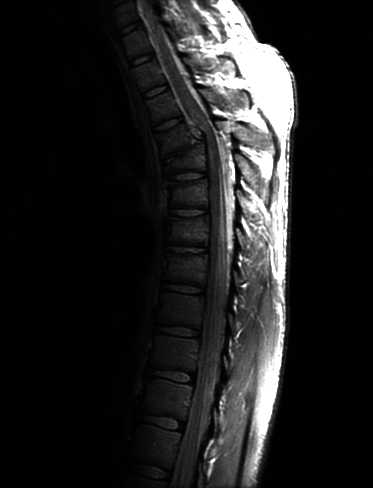
#> input picture imgs/mri_spine.jpg, 373 x 488 px, found by its file name
$ jupyter execute --allow-errors solutionQ1.ipynb
#> lines starting #> are read from the running program, lines starting #| are printed output that depends on the picture; after the words box and inside, x2 and y2 are one past the last pixel; in counts of white or black regions, pixels touching at a corner belong together
<style>
    h1 {
        font-family: "Times New Roman", Times, serif; /* Use a serif font for headings */
        font-size: 24px; /* Increase font size for headings */
        font-weight: bold; /* Make headings bold */
    }

    h3 {
        font-family: "Times New Roman", Times, serif; /* Use a serif font for subheadings */
        font-size: 20px; /* Increase font size for subheadings */
        font-weight: bold; /* Make subheadings bold */
    }

    p {
        font-family: "Times New Roman", Times, serif; /* Use a serif font for paragraph text */
        font-size: 16px; /* Set a standard font size */
        line-height: 1.6; /* Increase line height for better readability */
    }
</style>

<h1>Home Work-1 Computing</h1>

<h3>Function Definitions</h3>

<p>First, we will perform the required imports.</p>

[cell 1]
import skimage
from skimage import io,exposure
import numpy as np
import matplotlib.pyplot as plt

<!DOCTYPE html>
<html lang="en">
<head>
<meta charset="UTF-8">
<meta name="viewport" content="width=device-width, initial-scale=1.0">
<title>Mathematical Equations</title>
<style>
    h1, h3, p, .math {
        font-family: "Times New Roman", Times, serif; /* Use a serif font for text and math */
        font-size: 16px; /* Set a standard font size */
        line-height: 1.6; /* Increase line height for better readability */
    }

    h1 {
        font-size: 24px; /* Increase font size for headings */
        font-weight: bold; /* Make headings bold */
    }

    h3 {
        font-size: 20px; /* Increase font size for subheadings */
        font-weight: bold; /* Make subheadings bold */
    }

    .math {
        font-style: italic; /* Make math italic */
    }
</style>
</head>
<body>

<h1>Home Work-1 Computing</h1>

<h3>Function Definitions</h3>

<p>Power law transformation is represented by the equation:</p>

<math class="math" xmlns="http://www.w3.org/1998/Math/MathML">
    <mi>S</mi>
    <mo>(</mo>
    <mi>r</mi>
    <mo>)</mo>
    <mo>=</mo>
    <mi>C</mi>
    <mo>&#8290;</mo>
    <msup>
        <mi>r</mi>
        <mi>Y</mi>
    </msup>
</math>

</body>
</html>

[cell 2]
def PowerLawTransformation(r, Y = 1 ,C = 1, strech_in_range = False, T = 0):
    # Power law transformation function
    # r image before PowerLawTransformation
    # Y,C constants
    # return s image after PowerLawTransformation
    indices1 = np.where( r >= T)
    indices2 = np.where( r < T )
    none_zero_one_img = False
    if r.max() > 1 :
        none_zero_one_img = True
        r = r/255 # if the dynamic domain i between 0 and and 255, normalize the pixels to the range 0 to 1

    if not strech_in_range :
      s = C * np.power(r, Y)
    else:
      s = np.zeros(r.shape)

      s[indices2]= r[indices2]
      s[indices1]= C * np.power(r[indices1], Y)

    if none_zero_one_img :
        s = np.round(s * 256)
    return s

<style>
    h2 {
        font-family: "Times New Roman", Times, serif; /* Use a serif font for headings */
        font-size: 20px; /* Set a standard font size */
        font-weight: bold; /* Make headings bold */
    }
</style>

<h2>Question 1 Part A</h2>

[cell 3]
r = np.array([0.04, 0.1, 0.2, 0.4, 0.67, 1, 1.5, 2.5, 5, 10, 25 ])
C = 1
Y = 1
histogram, bins = exposure.histogram(r)
plt.subplot(1, 2, 1)
plt.title(f"PowerLawTransformation(r,C={C},Y={Y})")
plt.bar(bins, histogram, width=1)
plt.ylabel('number of pixels')
plt.xlabel('gray-levels')

Y = 0.7
C = 2
result = PowerLawTransformation(r,Y,C)
histogram, bins = exposure.histogram(result)
plt.subplot(1, 2, 2)
plt.title(f"PowerLawTransformation(r,C={C},Y={Y})")
plt.bar(bins, histogram, width=1)
plt.ylabel('number of pixels')
plt.xlabel('gray-levels')
plt.show()

<!DOCTYPE html>
<html lang="en">
<head>
<meta charset="UTF-8">
<meta name="viewport" content="width=device-width, initial-scale=1.0">
<title>Text Formatting</title>
<style>
    p {
        font-family: "Times New Roman", Times, serif; /* Use a serif font for paragraph text */
        font-size: 16px; /* Set a standard font size */
        line-height: 1.6; /* Increase line height for better readability */
    }

    strong {
        font-weight: bold; /* Make text bold */
    }

    em {
        font-style: italic; /* Make text italic */
    }
</style>
</head>
<body>

<p>For <strong>y = 1</strong> and <strong>C = 1</strong>, <strong>nothing has changed</strong>.</p>

<p>For <strong>y = 0.5</strong> and <strong>C = 2</strong>, the image has scaled each gray level to each pixel twice the amount in the previous result.</p>

<p>If <strong>0 &lt; y &lt; 1</strong>, then the image is transformed to higher gray scales.</p>

<p>If <strong>0 &lt; y &lt; 1</strong> and <strong>C &gt; 1</strong>, then the image is transformed <strong>C times</strong> (the histogram of <em>r^gamma</em>).</p>

<p><strong>C</strong> is actually scaling the gray level domain from <em>[new_img.min, new_img.max]</em> to <strong>C times [new_img.min, new_img.max]</strong>.</p>

<p>If <strong>y &gt; 1</strong>, the image gray scale will be transformed to lower gray scale.</p>

</body>
</html>

<!DOCTYPE html>
<html lang="en">
<head>
<meta charset="UTF-8">
<meta name="viewport" content="width=device-width, initial-scale=1.0">
<title>Question1 Part B</title>
<style>
    h1, h3, p {
        font-family: "Times New Roman", Times, serif; /* Use a serif font for headings */
        font-size: 16px; /* Set a standard font size */
        line-height: 1.6; /* Increase line height for better readability */
    }

    h1 {
        font-size: 24px; /* Increase font size for main headings */
        font-weight: bold; /* Make headings bold */
    }

    h3 {
        font-size: 20px; /* Increase font size for subheadings */
        font-weight: bold; /* Make subheadings bold */
    }
</style>
</head>
<body>

<h1>Question1 Part B</h1>

<h3>Load mri_spine.jpg</h3>

</body>
</html>

[cell 4]
orgImg = io.imread('./imgs/mri_spine.jpg')
#> orgImg is the input picture: shape (488, 373); min 0, max 255, mean 32
plt.figure(figsize=(10, 4))
plt.imshow(orgImg,cmap="gray")
plt.title("mri_spine.jpg")
plt.show()

<div style="margin: 0 auto; width: 255px;">

</div>

<!DOCTYPE html>
<html lang="en">
<head>
<meta charset="UTF-8">
<meta name="viewport" content="width=device-width, initial-scale=1.0">
<title>Plotting the Histogram of mri_spine.jpg</title>
<style>
    h1, h3, p {
        font-family: "Times New Roman", Times, serif; /* Use a serif font for headings */
        font-size: 16px; /* Set a standard font size */
        line-height: 1.6; /* Increase line height for better readability */
    }

    h1 {
        font-size: 24px; /* Increase font size for main headings */
        font-weight: bold; /* Make headings bold */
    }

    h3 {
        font-size: 20px; /* Increase font size for subheadings */
        font-weight: bold; /* Make subheadings bold */
    }
</style>
</head>
<body>

<h1>Plotting the Histogram of mri_spine.jpg</h1>

</body>
</html>

<div style="margin: 0 auto; width: 800px;">

</div>

<!DOCTYPE html>
<html lang="en">
<head>
<meta charset="UTF-8">
<meta name="viewport" content="width=device-width, initial-scale=1.0">
<title>Making lookUpTable to search for Y and C</title>
<style>
    h1, h3, p {
        font-family: "Times New Roman", Times, serif; /* Use a serif font for headings */
        font-size: 16px; /* Set a standard font size */
        line-height: 1.6; /* Increase line height for better readability */
    }

    h1 {
        font-size: 24px; /* Increase font size for main headings */
        font-weight: bold; /* Make headings bold */
    }

    h3 {
        font-size: 20px; /* Increase font size for subheadings */
        font-weight: bold; /* Make subheadings bold */
    }
</style>
</head>
<body>

<h1>Making lookUpTable to search for Y and C</h1>

</body>
</html>

[cell 5]
arr = [1 for x in range(1,11,1)]
Ys, Cs = np.arange(0,1,1/10), np.array(arr)
LUT = zip(Ys,Cs)
result = np.array([]) # the result of the LUT pairs

<!DOCTYPE html>
<html lang="en">
<head>
<meta charset="UTF-8">
<meta name="viewport" content="width=device-width, initial-scale=1.0">
<title>Testing the LUT</title>
<style>
    h1, h3, p {
        font-family: "Times New Roman", Times, serif; /* Use a serif font for headings */
        font-size: 16px; /* Set a standard font size */
        line-height: 1.6; /* Increase line height for better readability */
    }

    h1 {
        font-size: 24px; /* Increase font size for main headings */
        font-weight: bold; /* Make headings bold */
    }

    h3 {
        font-size: 20px; /* Increase font size for subheadings */
        font-weight: bold; /* Make subheadings bold */
    }
</style>
</head>
<body>

<h1>Testing the LUT</h1>

</body>
</html>

#> (a cell that did not finish here is left out)

<!DOCTYPE html>
<html lang="en">
<head>
<meta charset="UTF-8">
<meta name="viewport" content="width=device-width, initial-scale=1.0">
<title>Best Result</title>
<style>
    h4 {
        font-family: "Times New Roman", Times, serif; /* Use a serif font for headings */
        font-size: 18px; /* Set a standard font size */
        font-weight: bold; /* Make headings bold */
    }
</style>
</head>
<body>

<h4>Best result when y = 0.7 and C = 1</h4>

</body>
</html>

[cell 7]
Y = 0.7
C = 1
result = PowerLawTransformation(orgImg,Y,C)
plt.figure(figsize=(16,8));
ax = plt.subplot(121);
plt.imshow(orgImg,cmap="gray")
ax.set_title("before")
ax = plt.subplot(122)
result = PowerLawTransformation(orgImg,0.7,1)
plt.imshow(result,cmap="gray")
ax.set_title("after")
plt.show()

<div style="margin: 0 auto; width: 700px;">

</div>

[cell 8]
histOrg, bins_Org = exposure.histogram(orgImg)
#> histOrg = 256 values, max 98297 at index 0, min 34 at index 224, mean 711; bins_Org = 256 values from 0 to 255
plt.subplot(1, 2,1)
plt.title("Before PowerLawTransformation")
plt.bar(bins_Org, histOrg, width=1)
plt.ylabel('number of pixels')

histAfter, bins_after = exposure.histogram(result)
#> histAfter = 256 values, max 98297 at index 0, min 0 at index 1, mean 711; bins_after = 256 values from 0.5 to 255.5
plt.subplot(1, 2,2)
plt.title("After PowerLawTransformation")
plt.bar(bins_after, histAfter, width=1)
plt.ylabel('number of pixels')

plt.show()
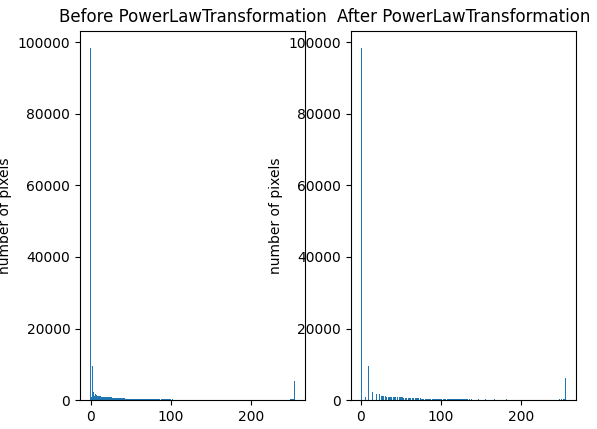
#> figure drawn by matplotlib, 2 panels; panel 1: tallest bar 98297 high, from x = -0.5 to 0.5; panel 2: tallest bar 98297 high, from x = 0 to 1

<!DOCTYPE html>
<html lang="en">
<head>
<meta charset="UTF-8">
<meta name="viewport" content="width=device-width, initial-scale=1.0">
<title>Question1 Part C</title>
<style>
    h2, h3 {
        font-family: "Times New Roman", Times, serif; /* Use a serif font for headings */
        font-size: 16px; /* Set a standard font size */
        line-height: 1.6; /* Increase line height for better readability */
    }

    h2 {
        font-size: 20px; /* Increase font size for main headings */
        font-weight: bold; /* Make headings bold */
    }

    h3 {
        font-size: 18px; /* Increase font size for subheadings */
        font-weight: bold; /* Make subheadings bold */
    }
</style>
</head>
<body>

<h2>Question1 Part C</h2>

<h3>Histogram Equalization Function</h3>

</body>
</html>

[cell 9]
def histEqualization(origin_img):


    none_zero_one_img = False
    float_image = origin_img
    if origin_img.max() > 1 :
        none_zero_one_img = True
        float_image = origin_img/255.0 # if the dynamic domain i between 0 and and 255, normalize the pixels to the range 0 to 1

    float_hist, gray_scales = exposure.histogram(float_image)
#> float_hist has the same summary as histOrg outside histEqualization; gray_scales = 256 values from 0.00195 to 0.998
    total_pixels=float_hist.sum()
#> total_pixels = 182024
    norm_hist = float_hist / total_pixels
#> norm_hist = 256 values, max 0.54 at index 0, min 0.000187 at index 224, mean 0.00391


    cdf = np.cumsum(norm_hist)
#> cdf = 256 values from 0.54 to 1
    cdf_hest , bins = exposure.histogram(cdf*255)
#> cdf_hest = 256 values, max 7 at index 227, min 0 at index 1, mean 1; bins = 256 values from 137.9 to 254.8
    plt.figure(figsize=(10, 4))
    plt.bar(bins, cdf_hest, width=1)
    plt.title("commulative function")
    plt.xlabel('x')
    plt.ylabel('F(x)')

    HE_img = cdf[origin_img]
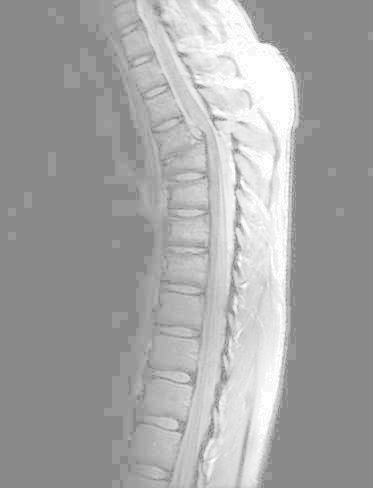
#> HE_img: shape (488, 373) float64; min 0.54, max 1, mean 0.648
    if none_zero_one_img :
      HE_img=HE_img*255

    return HE_img

[cell 10]
HE_img = histEqualization(orgImg)
plt.figure(figsize=(16,8));
plt.subplot(1, 2,1)
plt.imshow(orgImg,cmap="gray")
plt.subplot(1, 2,2)
plt.imshow(HE_img,cmap="gray")
#> (the rest of this cell did not finish here and is left out)

<div style="margin: 0 auto; width: 700px;">

</div>

<!DOCTYPE html>
<html lang="en">
<head>
<meta charset="UTF-8">
<meta name="viewport" content="width=device-width, initial-scale=1.0">
<title>Conclusion</title>
<style>
    p {
        font-family: "Times New Roman", Times, serif; /* Use a serif font for paragraph text */
        font-size: 16px; /* Set a standard font size */
        line-height: 1.6; /* Increase line height for better readability */
    }

    strong {
        font-weight: bold; /* Make text bold */
    }

    em {
        font-style: italic; /* Make text italic */
    }
</style>
</head>
<body>

<p>We did not achieve histogram equalization in the original picture. Before histogram equalization, we have approximately <strong>X = 100000</strong> pixels of gray level 0, which is the highest ratio relative to the total number of pixels. This ratio is approximately <strong>(X/182024) * 255</strong>, which results in a range of gray levels around <strong>[135, 140]</strong>. This means that when applying the cumulative function, most of the pixels will be transformed to this range, becoming the minimum gray level to which most pixels will be transformed.</p>

<p>Other columns' ratios do not contribute significantly to the total ratio due to the lack of pixels in specific gray levels higher than zero. Consequently, we observe that the pixels between <strong>0 < gray-level < 100</strong> have been transformed to a range of levels around <strong>[135, 140]</strong> to <strong>&lt; 220</strong>. However, these pixels will still have the same ratio but will appear brighter.</p>

<p>This happens due to the nature of the cumulative function, which first accumulates the total ratios up to a specific gray level. Since the gray level of <strong>0</strong> contributes the most to the cumulative function and all other levels are higher than zero and do not have many pixels relative to the gray level of <strong>0</strong>, they will not contribute significantly to the cumulative function. Therefore, they will also be directly affected by the transformation of the <strong>0</strong> gray level.</p>

</body>
</html>

<!DOCTYPE html>
<html lang="en">
<head>
<meta charset="UTF-8">
<meta name="viewport" content="width=device-width, initial-scale=1.0">
<title>Cumulative Function Histogram</title>
<style>
    h3, p {
        font-family: "Times New Roman", Times, serif; /* Use a serif font for headings */
        font-size: 16px; /* Set a standard font size */
        line-height: 1.6; /* Increase line height for better readability */
    }

    h3 {
        font-size: 18px; /* Increase font size for subheadings */
        font-weight: bold; /* Make subheadings bold */
    }
</style>
</head>
<body>

<h3>Cumulative Function Histogram</h3>

</body>
</html>

[cell 11]
# [25 lines left out: function histEqualization, not called in this run]

<style>
    p {
        font-family: "Times New Roman", Times, serif; /* Use a serif font */
        font-size: 18px; /* Set a slightly larger font size */
        line-height: 1.6; /* Increase line height for better readability */
    }
</style>

<h1 style="" >Question1 Part D</h1>

<style>
    p {
        font-family: "Times New Roman", Times, serif; /* Use a serif font */
        font-size: 18px; /* Set a slightly larger font size */
        line-height: 1.6; /* Increase line height for better readability */
    }
</style>

<p style="">Using the Power Law Transformation function with threshold T,
where every pixel in the image is less than or equal to T Will be transformed other values will stay the same.</p>

[cell 12]
T = 2
C = 1
Y = 0.6666

org_hist, gray_scales = exposure.histogram(orgImg)
#> org_hist has the same summary as histOrg; gray_scales = 256 values from 0 to 255
plt.subplot(1, 2, 1)
plt.title("Original")
plt.bar(gray_scales, org_hist, width=1)
plt.ylabel('Number of pixels')

outImg_partD = PowerLawTransformation(orgImg, Y, C, True, T)
#> in PowerLawTransformation (call 5), `indices1 = np.where( r >= T)`: indices1 = 82707 positions, rows 0 to 487, columns 8 to 372
#> in PowerLawTransformation (call 5), `indices2 = np.where( r < T )`: indices2 = 99317 positions, rows 0 to 487, columns 0 to 372
#> in PowerLawTransformation (call 5), `s[indices2]= r[indices2]`:
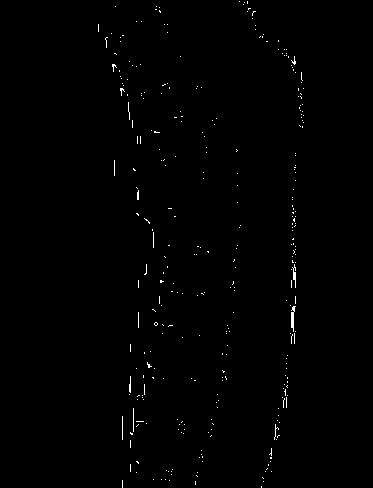
#> s: shape (488, 373) float64; values 0 (black) and 0.00392 (white), 0.56% white in thin lines or dots, all inside (x1, y1, x2, y2) = (98, 1, 304, 488)
outImg_hist, gray_scales = exposure.histogram(outImg_partD)
#> outImg_hist = 256 values, max 98297 at index 0, min 0 at index 2, mean 711; gray_scales = 256 values from 0.5 to 255.5

plt.subplot(1, 2, 2)
plt.title("Transformed")
plt.bar(gray_scales, outImg_hist, width=1)
plt.ylabel('Number of pixels')

plt.show()
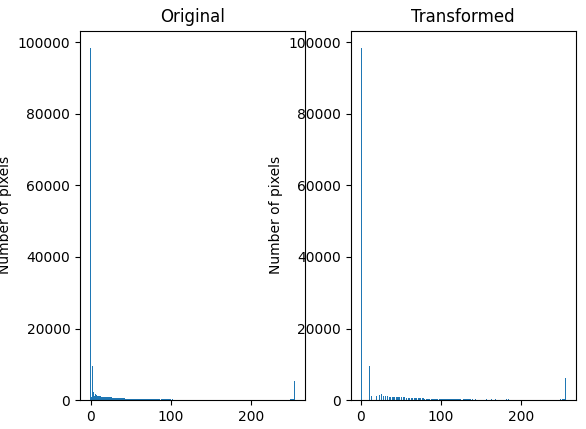
#> figure drawn by matplotlib, 2 panels; panel 1: tallest bar 98297 high, from x = -0.5 to 0.5; panel 2: tallest bar 98297 high, from x = 0 to 1

<style>
    p {
        font-family: "Times New Roman", Times, serif; /* Use a serif font */
        font-size: 18px; /* Set a slightly larger font size */
        line-height: 1.6; /* Increase line height for better readability */
    }
</style>

<p style="" >T = 50
C = 1
Y = 0.6666</p>

[cell 13]
T = 50
C = 1
Y = 0.6666

org_hist, gray_scales = exposure.histogram(orgImg)
#> gray_scales = 256 values from 0 to 255
plt.subplot(1, 2, 1)
plt.title("Original")
plt.bar(gray_scales, org_hist, width=1)
plt.ylabel('Number of pixels')

outImg_partD = PowerLawTransformation(orgImg, Y, C, True, T)
#> in PowerLawTransformation (call 6), `indices1 = np.where( r >= T)`: indices1 = 33423 positions, rows 0 to 487, columns 137 to 297
#> in PowerLawTransformation (call 6), `indices2 = np.where( r < T )`: indices2 = 148601 positions, rows 0 to 487, columns 0 to 372
#> in PowerLawTransformation (call 6), `s[indices1]= C * np.power(r[indices1], Y)`:
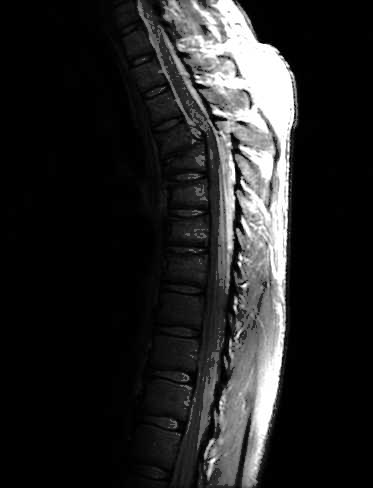
#> s: shape (488, 373) float64; min 0, max 1, mean 0.143
outImg_hist, gray_scales = exposure.histogram(outImg_partD)
#> outImg_hist = 256 values, max 98297 at index 0, min 0 at index 50, mean 711; gray_scales = 256 values from 0.5 to 255.5

plt.subplot(1, 2, 2)
plt.title("Transformed")
plt.bar(gray_scales, outImg_hist, width=1)
plt.ylabel('Number of pixels')

plt.show()

<!DOCTYPE html>
<html lang="en">
<head>
<meta charset="UTF-8">
<meta name="viewport" content="width=device-width, initial-scale=1.0">
<title>Image Transformation Analysis</title>
<style>
    p {
        font-family: "Times New Roman", Times, serif; /* Use a serif font commonly used in scientific documents */
        font-size: 16px; /* Set a standard font size */
        line-height: 1.6; /* Increase line height for better readability */
    }
</style>
</head>
<body>

<h3>Experimental Procedure part E</h3>

<p>Partition the image into nine distinct regions, apply transformations independently to each segment, and then aggregate the results for comparative assessment with other experimental paradigms.</p>

</body>
</html>

<!DOCTYPE html>
<html lang="en">
<head>
<meta charset="UTF-8">
<meta name="viewport" content="width=device-width, initial-scale=1.0">
<title>Image Partitioning</title>
<style>
    h3 {
        font-family: "Times New Roman", Times, serif; /* Use a serif font for headings */
        font-size: 20px; /* Set a standard font size */
        font-weight: bold; /* Make headings bold */
    }
</style>
</head>
<body>

<h3>Stage 1: Image Partitioning</h3>

<p>Separate the image into nine regions.</p>

<!-- Grid layout for displaying the image regions -->
<div class="image-container" id="imageContainer"></div>

</body>
</html>

[cell 14]
Raw = int(np.round(orgImg.shape[0]/3))
Col = int(np.round(orgImg.shape[1]/3))

UP_L = orgImg[:Raw,:Col]
Up_M = orgImg[:Raw, Col:2*Col]
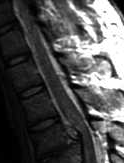
#> Up_M: shape (163, 124); min 0, max 255, mean 80.7
Up_R = orgImg[:Raw, 2*Col:]
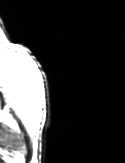
#> Up_R: shape (163, 125); min 0, max 255, mean 56.5

Midle_L = orgImg[Raw:2*Raw, :Col]
Midle_M = orgImg[Raw:2*Raw, Col:2*Col]
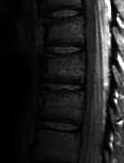
#> Midle_M: shape (163, 124); min 0, max 255, mean 31.3
Midle_R = orgImg[Raw:2*Raw,  2*Col:]
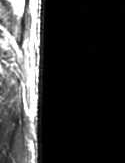
#> Midle_R: shape (163, 125); min 0, max 255, mean 50.4

Bottom_L = orgImg[2*Raw:, :Col]
Bottom_M = orgImg[2*Raw:, Col:2*Col]
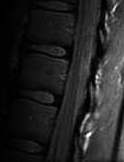
#> Bottom_M: shape (162, 124); min 0, max 255, mean 34.6
Bottom_R = orgImg[2*Raw:,  2*Col:]
#> (the rest of the program and of its run is left out)
